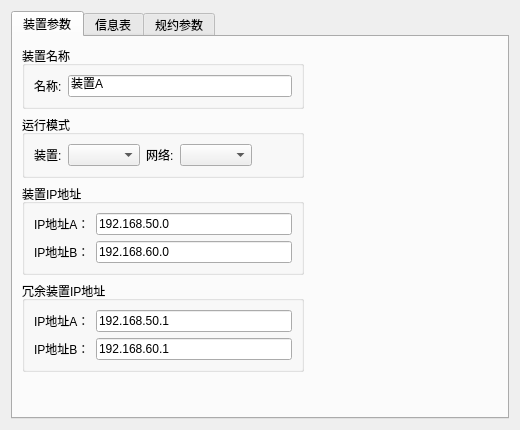
<?xml version="1.0" encoding="UTF-8"?>
<ui version="4.0">
 <class>DeviceParaForm</class>
 <widget class="QWidget" name="DeviceParaForm">
  <property name="geometry">
   <rect>
    <x>0</x>
    <y>0</y>
    <width>520</width>
    <height>430</height>
   </rect>
  </property>
  <property name="windowTitle">
   <string>Form</string>
  </property>
  <layout class="QVBoxLayout" name="verticalLayout_8">
   <item>
    <widget class="QTabWidget" name="outerTabWidget">
     <property name="currentIndex">
      <number>0</number>
     </property>
     <widget class="QWidget" name="tab">
      <attribute name="title">
       <string>装置参数</string>
      </attribute>
      <layout class="QGridLayout" name="gridLayout_4">
       <item row="0" column="1">
        <spacer name="horizontalSpacer_4">
         <property name="orientation">
          <enum>Qt::Horizontal</enum>
         </property>
         <property name="sizeHint" stdset="0">
          <size>
           <width>94</width>
           <height>45</height>
          </size>
         </property>
        </spacer>
       </item>
       <item row="3" column="1">
        <spacer name="horizontalSpacer_3">
         <property name="orientation">
          <enum>Qt::Horizontal</enum>
         </property>
         <property name="sizeHint" stdset="0">
          <size>
           <width>33</width>
           <height>20</height>
          </size>
         </property>
        </spacer>
       </item>
       <item row="2" column="1">
        <spacer name="horizontalSpacer_2">
         <property name="orientation">
          <enum>Qt::Horizontal</enum>
         </property>
         <property name="sizeHint" stdset="0">
          <size>
           <width>33</width>
           <height>20</height>
          </size>
         </property>
        </spacer>
       </item>
       <item row="4" column="0">
        <spacer name="verticalSpacer">
         <property name="orientation">
          <enum>Qt::Vertical</enum>
         </property>
         <property name="sizeHint" stdset="0">
          <size>
           <width>20</width>
           <height>12</height>
          </size>
         </property>
        </spacer>
       </item>
       <item row="4" column="1">
        <spacer name="verticalSpacer_2">
         <property name="orientation">
          <enum>Qt::Vertical</enum>
         </property>
         <property name="sizeHint" stdset="0">
          <size>
           <width>20</width>
           <height>82</height>
          </size>
         </property>
        </spacer>
       </item>
       <item row="1" column="1">
        <spacer name="horizontalSpacer">
         <property name="orientation">
          <enum>Qt::Horizontal</enum>
         </property>
         <property name="sizeHint" stdset="0">
          <size>
           <width>33</width>
           <height>20</height>
          </size>
         </property>
        </spacer>
       </item>
       <item row="3" column="0">
        <widget class="QGroupBox" name="device2GroupBox">
         <property name="title">
          <string>冗余装置IP地址</string>
         </property>
         <layout class="QGridLayout" name="gridLayout_2">
          <item row="0" column="0">
           <widget class="QLabel" name="label_3">
            <property name="text">
             <string>IP地址A：</string>
            </property>
           </widget>
          </item>
          <item row="1" column="0">
           <widget class="QLabel" name="label_4">
            <property name="text">
             <string>IP地址B：</string>
            </property>
           </widget>
          </item>
          <item row="1" column="1">
           <widget class="QLineEdit" name="device2IpBLineEdit">
            <property name="text">
             <string>192.168.60.1</string>
            </property>
           </widget>
          </item>
          <item row="0" column="1">
           <widget class="QLineEdit" name="device2IpALineEdit">
            <property name="text">
             <string>192.168.50.1</string>
            </property>
           </widget>
          </item>
         </layout>
        </widget>
       </item>
       <item row="1" column="0">
        <widget class="QGroupBox" name="groupBox_3">
         <property name="title">
          <string>运行模式</string>
         </property>
         <layout class="QHBoxLayout" name="horizontalLayout">
          <item>
           <widget class="QLabel" name="label_6">
            <property name="text">
             <string>装置:</string>
            </property>
           </widget>
          </item>
          <item>
           <widget class="QComboBox" name="deviceRunModeComboBox"/>
          </item>
          <item>
           <widget class="QLabel" name="label_7">
            <property name="text">
             <string>网络:</string>
            </property>
           </widget>
          </item>
          <item>
           <widget class="QComboBox" name="networkModeComboBox"/>
          </item>
          <item>
           <spacer name="horizontalSpacer_5">
            <property name="orientation">
             <enum>Qt::Horizontal</enum>
            </property>
            <property name="sizeHint" stdset="0">
             <size>
              <width>40</width>
              <height>20</height>
             </size>
            </property>
           </spacer>
          </item>
         </layout>
        </widget>
       </item>
       <item row="2" column="0">
        <widget class="QGroupBox" name="groupBox">
         <property name="title">
          <string>装置IP地址</string>
         </property>
         <layout class="QGridLayout" name="gridLayout">
          <item row="0" column="0">
           <widget class="QLabel" name="label">
            <property name="text">
             <string>IP地址A：</string>
            </property>
           </widget>
          </item>
          <item row="1" column="0">
           <widget class="QLabel" name="label_2">
            <property name="text">
             <string>IP地址B：</string>
            </property>
           </widget>
          </item>
          <item row="1" column="1">
           <widget class="QLineEdit" name="device1IpBLineEdit">
            <property name="text">
             <string>192.168.60.0</string>
            </property>
           </widget>
          </item>
          <item row="0" column="1">
           <widget class="QLineEdit" name="device1IpALineEdit">
            <property name="text">
             <string>192.168.50.0</string>
            </property>
           </widget>
          </item>
         </layout>
        </widget>
       </item>
       <item row="0" column="0">
        <widget class="QGroupBox" name="groupBox_4">
         <property name="title">
          <string>装置名称</string>
         </property>
         <layout class="QHBoxLayout" name="horizontalLayout_2">
          <item>
           <widget class="QLabel" name="label_5">
            <property name="text">
             <string>名称:</string>
            </property>
           </widget>
          </item>
          <item>
           <widget class="QLineEdit" name="deviceNameLineEdit">
            <property name="text">
             <string>装置A</string>
            </property>
           </widget>
          </item>
         </layout>
        </widget>
       </item>
      </layout>
     </widget>
     <widget class="QWidget" name="tab_2">
      <attribute name="title">
       <string>信息表</string>
      </attribute>
      <layout class="QVBoxLayout" name="verticalLayout_2">
       <item>
        <widget class="QTabWidget" name="infoTableTabWidget">
         <property name="tabPosition">
          <enum>QTabWidget::South</enum>
         </property>
         <property name="currentIndex">
          <number>0</number>
         </property>
         <widget class="QWidget" name="tab_3">
          <attribute name="title">
           <string>遥信(DI)</string>
          </attribute>
          <layout class="QVBoxLayout" name="verticalLayout_7">
           <item>
            <widget class="QTableView" name="tableViewDI"/>
           </item>
          </layout>
         </widget>
         <widget class="QWidget" name="tab_4">
          <attribute name="title">
           <string>遥测(AI)</string>
          </attribute>
          <layout class="QVBoxLayout" name="verticalLayout">
           <item>
            <widget class="QTableView" name="tableViewAI"/>
           </item>
          </layout>
         </widget>
         <widget class="QWidget" name="tab_5">
          <attribute name="title">
           <string>遥控(DO)</string>
          </attribute>
          <layout class="QVBoxLayout" name="verticalLayout_3">
           <item>
            <widget class="QTableView" name="tableViewDO"/>
           </item>
          </layout>
         </widget>
         <widget class="QWidget" name="tab_6">
          <attribute name="title">
           <string>遥调(AO)</string>
          </attribute>
          <layout class="QVBoxLayout" name="verticalLayout_4">
           <item>
            <widget class="QTableView" name="tableViewAO"/>
           </item>
          </layout>
         </widget>
         <widget class="QWidget" name="tab_7">
          <attribute name="title">
           <string>累计量(CI)</string>
          </attribute>
          <layout class="QVBoxLayout" name="verticalLayout_5">
           <item>
            <widget class="QTableView" name="tableViewCI"/>
           </item>
          </layout>
         </widget>
        </widget>
       </item>
       <item>
        <layout class="QHBoxLayout" name="horizontalLayout_3">
         <item>
          <spacer name="horizontalSpacer_7">
           <property name="orientation">
            <enum>Qt::Horizontal</enum>
           </property>
           <property name="sizeHint" stdset="0">
            <size>
             <width>40</width>
             <height>20</height>
            </size>
           </property>
          </spacer>
         </item>
         <item>
          <widget class="QPushButton" name="importButton">
           <property name="text">
            <string>导入</string>
           </property>
          </widget>
         </item>
         <item>
          <widget class="QPushButton" name="exportButton">
           <property name="text">
            <string>导出</string>
           </property>
          </widget>
         </item>
         <item>
          <widget class="QPushButton" name="addButton">
           <property name="text">
            <string>添加</string>
           </property>
          </widget>
         </item>
         <item>
          <widget class="QPushButton" name="delButton">
           <property name="text">
            <string>删除</string>
           </property>
          </widget>
         </item>
         <item>
          <widget class="QPushButton" name="clearButton">
           <property name="text">
            <string>清空</string>
           </property>
          </widget>
         </item>
        </layout>
       </item>
      </layout>
     </widget>
     <widget class="QWidget" name="tab_8">
      <attribute name="title">
       <string>规约参数</string>
      </attribute>
      <layout class="QVBoxLayout" name="verticalLayout_6">
       <item>
        <layout class="QHBoxLayout" name="horizontalLayout_11">
         <item>
          <widget class="QGroupBox" name="groupBox_10">
           <property name="title">
            <string>应用服务数据单元公共地址</string>
           </property>
           <layout class="QHBoxLayout" name="horizontalLayout_12">
            <item>
             <widget class="QLabel" name="label_27">
              <property name="text">
               <string>ASDU地址:</string>
              </property>
             </widget>
            </item>
            <item>
             <widget class="QSpinBox" name="asduAddrSpinBox">
              <property name="maximum">
               <number>65535</number>
              </property>
              <property name="value">
               <number>1</number>
              </property>
             </widget>
            </item>
           </layout>
          </widget>
         </item>
         <item>
          <spacer name="horizontalSpacer_16">
           <property name="orientation">
            <enum>Qt::Horizontal</enum>
           </property>
           <property name="sizeHint" stdset="0">
            <size>
             <width>40</width>
             <height>20</height>
            </size>
           </property>
          </spacer>
         </item>
        </layout>
       </item>
       <item>
        <layout class="QHBoxLayout" name="horizontalLayout_14">
         <item>
          <widget class="QGroupBox" name="groupBox_12">
           <property name="title">
            <string>字节长度</string>
           </property>
           <layout class="QHBoxLayout" name="horizontalLayout_15">
            <item>
             <widget class="QLabel" name="label_32">
              <property name="text">
               <string>传输原因:</string>
              </property>
             </widget>
            </item>
            <item>
             <widget class="QComboBox" name="cotByteNumComboBox">
              <item>
               <property name="text">
                <string>1字节</string>
               </property>
              </item>
              <item>
               <property name="text">
                <string>2字节</string>
               </property>
              </item>
             </widget>
            </item>
            <item>
             <widget class="QLabel" name="label_33">
              <property name="text">
               <string> ASDU地址:</string>
              </property>
             </widget>
            </item>
            <item>
             <widget class="QComboBox" name="asduByteNumComboBox">
              <item>
               <property name="text">
                <string>1字节</string>
               </property>
              </item>
              <item>
               <property name="text">
                <string>2字节</string>
               </property>
              </item>
             </widget>
            </item>
            <item>
             <widget class="QLabel" name="label_34">
              <property name="text">
               <string> 信息体地址:</string>
              </property>
             </widget>
            </item>
            <item>
             <widget class="QComboBox" name="ioaByteNumComboBox">
              <item>
               <property name="text">
                <string>1字节</string>
               </property>
              </item>
              <item>
               <property name="text">
                <string>2字节</string>
               </property>
              </item>
              <item>
               <property name="text">
                <string>3字节</string>
               </property>
              </item>
             </widget>
            </item>
           </layout>
          </widget>
         </item>
         <item>
          <spacer name="horizontalSpacer_19">
           <property name="orientation">
            <enum>Qt::Horizontal</enum>
           </property>
           <property name="sizeHint" stdset="0">
            <size>
             <width>40</width>
             <height>20</height>
            </size>
           </property>
          </spacer>
         </item>
        </layout>
       </item>
       <item>
        <layout class="QHBoxLayout" name="horizontalLayout_13">
         <item>
          <widget class="QGroupBox" name="groupBox_11">
           <property name="title">
            <string>类型标识</string>
           </property>
           <layout class="QGridLayout" name="gridLayout_8">
            <item row="0" column="0">
             <widget class="QLabel" name="label_28">
              <property name="text">
               <string>遥信(DI):</string>
              </property>
             </widget>
            </item>
            <item row="0" column="1">
             <widget class="QComboBox" name="diTypeIdComboBox"/>
            </item>
            <item row="0" column="2">
             <widget class="QLabel" name="label_29">
              <property name="text">
               <string> 遥测(AI):</string>
              </property>
             </widget>
            </item>
            <item row="0" column="3">
             <widget class="QComboBox" name="aiTypeIdComboBox"/>
            </item>
            <item row="0" column="4">
             <widget class="QLabel" name="ciTypeIdLabel_2">
              <property name="text">
               <string> 累计量(CI):</string>
              </property>
             </widget>
            </item>
            <item row="0" column="5">
             <widget class="QComboBox" name="ciTypeIdComboBox"/>
            </item>
            <item row="1" column="0">
             <widget class="QLabel" name="label_30">
              <property name="text">
               <string>遥控(DO):</string>
              </property>
             </widget>
            </item>
            <item row="1" column="1">
             <widget class="QComboBox" name="doTypeIdComboBox"/>
            </item>
            <item row="1" column="2">
             <widget class="QLabel" name="label_31">
              <property name="text">
               <string> 遥调(AO):</string>
              </property>
             </widget>
            </item>
            <item row="1" column="3">
             <widget class="QComboBox" name="aoTypeIdComboBox"/>
            </item>
            <item row="1" column="4" colspan="2">
             <spacer name="horizontalSpacer_17">
              <property name="orientation">
               <enum>Qt::Horizontal</enum>
              </property>
              <property name="sizeHint" stdset="0">
               <size>
                <width>32</width>
                <height>20</height>
               </size>
              </property>
             </spacer>
            </item>
           </layout>
          </widget>
         </item>
         <item>
          <spacer name="horizontalSpacer_18">
           <property name="orientation">
            <enum>Qt::Horizontal</enum>
           </property>
           <property name="sizeHint" stdset="0">
            <size>
             <width>40</width>
             <height>20</height>
            </size>
           </property>
          </spacer>
         </item>
        </layout>
       </item>
       <item>
        <layout class="QHBoxLayout" name="horizontalLayout_10">
         <item>
          <widget class="QGroupBox" name="groupBox_9">
           <property name="title">
            <string>信息对象地起始地址</string>
           </property>
           <layout class="QGridLayout" name="gridLayout_7">
            <item row="0" column="0">
             <widget class="QLabel" name="label_22">
              <property name="text">
               <string>遥信(DI):</string>
              </property>
             </widget>
            </item>
            <item row="0" column="1">
             <widget class="QSpinBox" name="diStartAddrSpinBox">
              <property name="minimum">
               <number>1</number>
              </property>
              <property name="maximum">
               <number>16777215</number>
              </property>
              <property name="value">
               <number>1</number>
              </property>
             </widget>
            </item>
            <item row="0" column="2">
             <widget class="QLabel" name="label_23">
              <property name="text">
               <string> 遥测(AI):</string>
              </property>
             </widget>
            </item>
            <item row="0" column="3">
             <widget class="QSpinBox" name="aiStartAddrSpinBox">
              <property name="minimum">
               <number>1</number>
              </property>
              <property name="maximum">
               <number>16777215</number>
              </property>
              <property name="value">
               <number>16385</number>
              </property>
             </widget>
            </item>
            <item row="0" column="4">
             <widget class="QLabel" name="label_24">
              <property name="text">
               <string> 累计量(CI):</string>
              </property>
             </widget>
            </item>
            <item row="0" column="5">
             <widget class="QSpinBox" name="ciStartAddrSpinBox">
              <property name="minimum">
               <number>1</number>
              </property>
              <property name="maximum">
               <number>16777215</number>
              </property>
              <property name="value">
               <number>25601</number>
              </property>
             </widget>
            </item>
            <item row="1" column="0">
             <widget class="QLabel" name="label_25">
              <property name="text">
               <string>遥控(DO):</string>
              </property>
             </widget>
            </item>
            <item row="1" column="1">
             <widget class="QSpinBox" name="doStartAddrSpinBox">
              <property name="minimum">
               <number>1</number>
              </property>
              <property name="maximum">
               <number>16777215</number>
              </property>
              <property name="value">
               <number>24577</number>
              </property>
             </widget>
            </item>
            <item row="1" column="2">
             <widget class="QLabel" name="label_26">
              <property name="text">
               <string> 遥调(AO):</string>
              </property>
             </widget>
            </item>
            <item row="1" column="3">
             <widget class="QSpinBox" name="aoStartAddrSpinBox">
              <property name="minimum">
               <number>1</number>
              </property>
              <property name="maximum">
               <number>16777215</number>
              </property>
              <property name="value">
               <number>25089</number>
              </property>
             </widget>
            </item>
            <item row="1" column="4" colspan="2">
             <spacer name="horizontalSpacer_14">
              <property name="orientation">
               <enum>Qt::Horizontal</enum>
              </property>
              <property name="sizeHint" stdset="0">
               <size>
                <width>2</width>
                <height>20</height>
               </size>
              </property>
             </spacer>
            </item>
           </layout>
          </widget>
         </item>
         <item>
          <spacer name="horizontalSpacer_15">
           <property name="orientation">
            <enum>Qt::Horizontal</enum>
           </property>
           <property name="sizeHint" stdset="0">
            <size>
             <width>40</width>
             <height>20</height>
            </size>
           </property>
          </spacer>
         </item>
        </layout>
       </item>
       <item>
        <spacer name="verticalSpacer_3">
         <property name="orientation">
          <enum>Qt::Vertical</enum>
         </property>
         <property name="sizeHint" stdset="0">
          <size>
           <width>468</width>
           <height>74</height>
          </size>
         </property>
        </spacer>
       </item>
      </layout>
     </widget>
    </widget>
   </item>
  </layout>
 </widget>
 <resources/>
 <connections/>
</ui>
